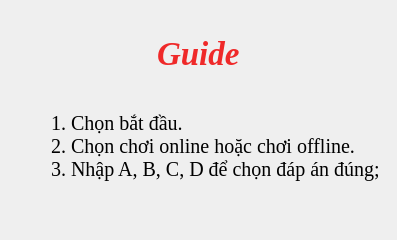
<?xml version="1.0" encoding="UTF-8"?>
<ui version="4.0">
 <class>GuideDialog</class>
 <widget class="QDialog" name="GuideDialog">
  <property name="windowModality">
   <enum>Qt::ApplicationModal</enum>
  </property>
  <property name="geometry">
   <rect>
    <x>0</x>
    <y>0</y>
    <width>397</width>
    <height>240</height>
   </rect>
  </property>
  <property name="windowTitle">
   <string>Dialog</string>
  </property>
  <property name="modal">
   <bool>true</bool>
  </property>
  <layout class="QGridLayout" name="gridLayout">
   <item row="0" column="0">
    <layout class="QVBoxLayout" name="verticalLayout">
     <item>
      <layout class="QHBoxLayout" name="horizontalLayout">
       <item>
        <spacer name="horizontalSpacer">
         <property name="orientation">
          <enum>Qt::Horizontal</enum>
         </property>
         <property name="sizeHint" stdset="0">
          <size>
           <width>40</width>
           <height>20</height>
          </size>
         </property>
        </spacer>
       </item>
       <item>
        <widget class="QLabel" name="label">
         <property name="font">
          <font>
           <family>Times New Roman</family>
           <pointsize>25</pointsize>
           <weight>75</weight>
           <italic>true</italic>
           <bold>true</bold>
          </font>
         </property>
         <property name="styleSheet">
          <string notr="true">color: rgb(239, 41, 41);</string>
         </property>
         <property name="text">
          <string>Guide</string>
         </property>
        </widget>
       </item>
       <item>
        <spacer name="horizontalSpacer_2">
         <property name="orientation">
          <enum>Qt::Horizontal</enum>
         </property>
         <property name="sizeHint" stdset="0">
          <size>
           <width>40</width>
           <height>20</height>
          </size>
         </property>
        </spacer>
       </item>
      </layout>
     </item>
     <item>
      <layout class="QHBoxLayout" name="horizontalLayout_2">
       <item>
        <spacer name="horizontalSpacer_3">
         <property name="orientation">
          <enum>Qt::Horizontal</enum>
         </property>
         <property name="sizeType">
          <enum>QSizePolicy::Fixed</enum>
         </property>
         <property name="sizeHint" stdset="0">
          <size>
           <width>40</width>
           <height>20</height>
          </size>
         </property>
        </spacer>
       </item>
       <item>
        <widget class="QLabel" name="label_2">
         <property name="font">
          <font>
           <family>Times New Roman</family>
           <pointsize>15</pointsize>
          </font>
         </property>
         <property name="text">
          <string>1. Chọn bắt đầu.
2. Chọn chơi online hoặc chơi offline.
3. Nhập A, B, C, D để chọn đáp án đúng;</string>
         </property>
        </widget>
       </item>
      </layout>
     </item>
    </layout>
   </item>
   <item row="1" column="0">
    <spacer name="verticalSpacer">
     <property name="orientation">
      <enum>Qt::Vertical</enum>
     </property>
     <property name="sizeType">
      <enum>QSizePolicy::Fixed</enum>
     </property>
     <property name="sizeHint" stdset="0">
      <size>
       <width>10</width>
       <height>40</height>
      </size>
     </property>
    </spacer>
   </item>
  </layout>
 </widget>
 <resources/>
 <connections/>
</ui>
